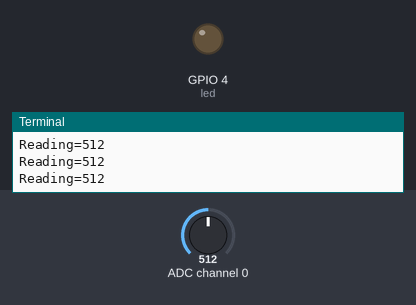
Bench run of a program on a simulated Raspberry Pi (BCM pin numbers). Parts: output pins drawn as LEDs (lit = HIGH), the last lines printed to the terminal. The inputs (shaded band) are chosen by the test bench; at power-on: ADC channel 0 = 512 (analog values on the 0–1023 scale).

Above: at 1.2 s.
1.3 s: ADC channel 0 set to 498
At 2.7 s:
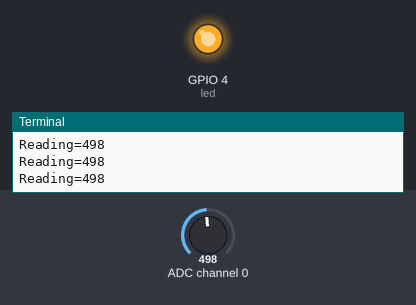
3.0 s: ADC channel 0 set to 522
At 4.0 s:
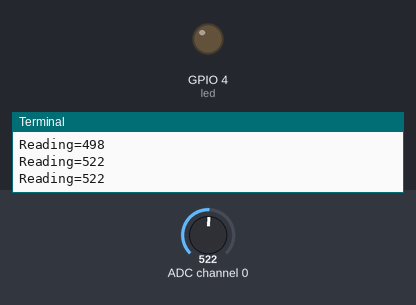
4.5 s: ADC channel 0 set to 511
At 5.2 s:
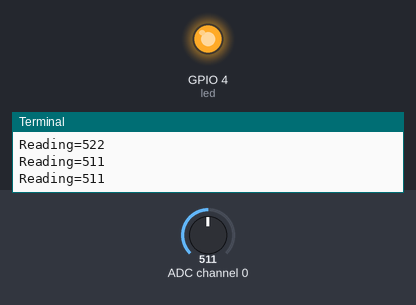
Timing chart, 0 to 7.5 s (numbered marks = the images above; inputs shaded):
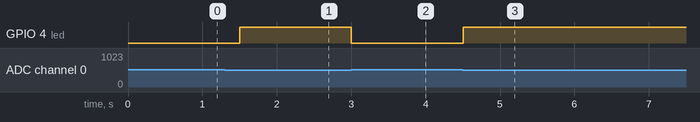

The program:

LDR_task.py
```python
import spidev
import time
import RPi.GPIO as GPIO

led = 4
GPIO.setmode(GPIO.BCM)
GPIO.setup([4], GPIO.OUT)

spi = spidev.SpiDev()

spi.open(0,0) # bus: 0, dev: 0

spi.max_speed_hz = 100000

# analog -> digital 변환
def analog_read(channel):
  # [byte_1, byte_2, byte_3]
  # byte_1 : 1
  # byte_2 : channel(0) + 8 : 0000 1000 -> 1000 0000
  # byte_3 : 0
  ret = spi.xfer2([1, (8 + channel) << 4, 0])
  adc_out = ((ret[1] & 3) << 8) + ret[2]
  return adc_out


try:
    while True:
            reading = analog_read(0)
            print("Reading=%d" % reading)

            if reading >= 512 :
              GPIO.output(led, GPIO.LOW)
              time.sleep(0.5)
            else :
              GPIO.output(led, GPIO.HIGH)
              time.sleep(0.5)


finally:
    spi.close()
    GPIO.cleanup()
```

Measured:
- the behaviour switches between 512 and 511 on ADC channel 0 (found by bisection; images 0 and 1)
- after the input at 1.3 s, GPIO 4 (led): LOW → HIGH after 0.20 s
- after the input at 3.0 s, GPIO 4 (led): HIGH → LOW at once
- after the input at 4.5 s, GPIO 4 (led): LOW → HIGH at once
